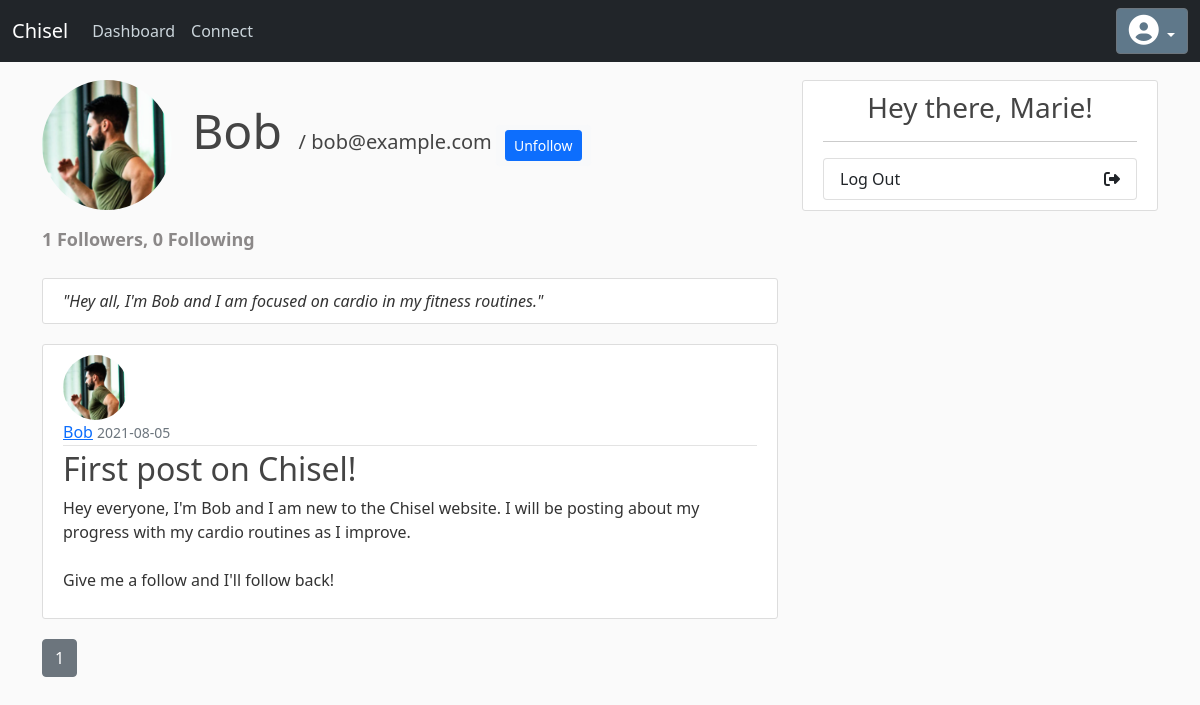
The page /user/Bob (signed in) on the database its author committed.
### chisel/models/Customer.py (models this page shows, shortened)
class Customer(db.Model, UserMixin):
    id = db.Column(db.Integer, primary_key = True)
    username = db.Column(db.String(80), unique=True, nullable=False)
    email = db.Column(db.String(120), unique=True, nullable=False)
    password = db.Column(db.String(60), nullable=False)
    bio = db.Column(db.String(300), nullable=False)
    dark_mode = db.Column( db.Boolean, nullable=True, default=False )
    image_file = db.Column(db.String(20), nullable=False, default='default.jpg')
    posts = db.relationship('Post', backref='author', lazy=True)
    sessions = db.relationship( 'WorkoutSession', backref='customer' )
    dark_mode = db.Column(db.Boolean(), nullable=False, default=False)
    modifiers = db.relationship( 'ExerciseModifier', backref='customer' )
    followed = db.relationship(
        'Customer', secondary=followers,
        primaryjoin=(followers.c.follower_id == id),
        secondaryjoin=(followers.c.followed_id == id),
        backref=db.backref('followers', lazy='dynamic'), lazy='dynamic')
    def is_following(self, customer):
        return self.followed.filter(
            followers.c.followed_id == customer.id).count() > 0

class Post(db.Model):
    id = db.Column(db.Integer, primary_key=True)
    title = db.Column(db.String(100), nullable=False)
    date_posted = db.Column(db.DateTime, nullable=False, default=datetime.utcnow)
    content = db.Column(db.Text, nullable=False)
    user_id = db.Column(db.Integer, db.ForeignKey('customer.id'), nullable=False)

### chisel/routes.py (the view)
@app.route("/user/<string:username>")
def user_posts(username):
    page = request.args.get('page', 1, type=int)
    customer = Customer.query.filter_by(username=username).first_or_404()
    posts = Post.query.filter_by(author=customer)\
        .order_by(Post.date_posted.desc())\
        .paginate(page=page, per_page=5)
    form = EmptyForm()
    return render_template('user_posts.html', posts=posts, user=customer, username = current_user.username, form=form)

### chisel/forms.py
class EmptyForm(FlaskForm):
    submit = SubmitField('Submit')

### chisel/models/Customer.py (called while the page is built)
@login_manager.user_loader
def load_user(user_id):
    return Customer.query.get(int(user_id))

### chisel/templates/user_posts.html (shortened to what this page needs)
{% extends "base.html" %}
{% block content %}
    <img class="rounded-circle profile-img" src="{{ url_for('static', filename='images/profile_pics/' + user.image_file) }}">
    <h1 class="mb-2 username username-email-pairing">{{ user.username }}&nbsp;</h1>
    <h5 class="username-email-pairing">  / {{ user.email }} </h5>
    {% if user == current_user %}
    <a class="btn btn-info btn-sm pull-right mt-3 mb-3" href="{{ url_for('profile') }}">Edit Your Profile</a>
    {% else %}
      <a class="btn btn-light btn-sm pull-right mt-3 mb-3">
        <form action="{{ url_for('unfollow', username=user.username) }}" method="POST">
            {{ form.submit(value='Unfollow', class='btn btn-primary btn-sm pull-left') }}
        </form>
      </a>
    {% endif %}
    <p class="followers-following mt-3">{{ user.followers.count() }} Followers, {{ user.followed.count() }} Following</p>
    {% if user.bio %}
    <div class="content-section bio">
                <i>"{{ user.bio }}"</i>
    </div>
    {% endif %}
    {% for post in posts.items %}
        <article class="media content-section">
          <img class="rounded-circle article-img" src="{{ url_for('static', filename='images/profile_pics/' + post.author.image_file) }}">
          <div class="media-body">
            <div class="article-metadata">
              <a class="mr-2" href="{{ url_for('user_posts', username=post.author.username) }}">{{ post.author.username }}</a>
              <small class="text-muted">{{ post.date_posted.strftime('%Y-%m-%d') }}</small>
            </div>
            <h2><a class="article-title" href="{{ url_for('post', post_id=post.id) }}">{{ post.title }}</a></h2>
            <p class="article-content">{{ post.content }}</p>
          </div>
        </article>
    {% endfor %}
    {% for page_num in posts.iter_pages(left_edge=1, right_edge=1, left_current=1, right_current=2) %}
      {% if page_num %}
        {% if posts.page == page_num %}
          <a class="btn btn-secondary mb-4" href="{{ url_for('user_posts', username=user.username, page=page_num) }}">{{ page_num }}</a>
        {% else %}
          <a class="btn btn-outline-secondary mb-4" href="{{ url_for('user_posts', username=user.username, page=page_num) }}">{{ page_num }}</a>
        {% endif %}
      {% else %}
        ...
      {% endif %}
    {% endfor %}
{% endblock content %}
{% block sidebar %}
<div class="content-section">
  <h3 class="d-flex justify-content-center">Hey there, {{username}}!</h3>
  <hr>
  <div class="list-group">
    <a href="{{ url_for('logout') }}" class="list-group-item list-group-item-action connect-option">
      Log Out
      <i class="fa fa-sign-out"></i>
    </a>
  </div>
</div>
{% endblock %}

### chisel/templates/base.html (shortened to what this page needs)
<!DOCTYPE html>
<html>
<head>
    <link href="https://cdn.jsdelivr.net/npm/bootstrap@5.0.2/dist/css/bootstrap.min.css" rel="stylesheet">
    {% if current_user.dark_mode %}
		<link rel="stylesheet" type="text/css" href="{{ url_for('static', filename='dashboard_dark.css') }}">
	  {% else %}
		<link rel="stylesheet" type="text/css" href="{{ url_for('static', filename='dashboard.css') }}">
	  {% endif %}
</head>
<body>
    <header class="site-header">
      <nav class="navbar navbar-expand-md navbar-dark bg-dark fixed-top">
        <div class="container-fluid">
          <a class="navbar-brand" href="#">Chisel</a>
          <div class="collapse navbar-collapse" id="navbarSupportedContent">
            <ul class="navbar-nav me-auto mb-2 mb-lg-0">
              <li class="nav-item">
                <a class="nav-link" href="{{ url_for('dashboard') }}">Dashboard</a>
              </li>
              <li class="nav-item">
                <a class="nav-link" href="{{ url_for('connect') }}">Connect</a>
              </li>
            </ul>
            <div class="btn-group">
                <button type="button" class="btn btn-secondary dropdown-toggle bg-steel" data-bs-toggle="dropdown" aria-expanded="false">
                    <i class='fa fa-user-circle' style='font-size:30px'></i>
                </button>
            </div>
          </div>
          </div>
      </nav>
    </header>
    <main role="main" class="container" id="main-content">
      <div class="row">
        <div class="col-md-8">
          {% block content %}{% endblock %}
        </div>
        <div class="col-md-4">
          {% block sidebar %}{% endblock %}
        </div>
      </div>
    </main>
</body>
</html>

### chisel/static/dashboard.css (style rules this page uses)
body { background: #fafafa; color: #333333; margin-top: 5rem; }
h1, h2, h3, h4, h5, h6 { color: #444444; }
.connect-option { display: flex; justify-content: space-between; align-items: center; }
.bg-steel { background-color: #5f788a; }
#main-content { margin-top: 5%; }
.site-header .navbar-nav .nav-link { color: #cbd5db; }
.content-section { background: #ffffff; padding: 10px 20px; border: 1px solid #dddddd; border-radius: 3px; margin-bottom: 20px; }
.article-title { color: #444444; text-decoration: none; }
.article-content { white-space: pre-line; }
.article-img { height: 65px; width: 65px; margin-right: 16px; }
.article-metadata { padding-bottom: 1px; margin-bottom: 4px; border-bottom: 1px solid #e3e3e3 }
.username { font-size: 3rem; }
.bio { margin-top: 25px; }
.username-email-pairing { display: inline-block; }
.followers-following { font-weight: 600; color:rgba(95, 91, 91, 0.719); font-size: large; }
.profile-img { height: 130px; width: 130px; margin-right: 16px; }

### rows shown on the page
Customer: image_file (picture), username "Bob", email "bob@example.com", bio "Hey all, I'm Bob and I am focused on cardio in my fitness routines."
Post: image_file (picture), author.username "Bob", date_posted "2021-08-05", title "First post on Chisel!", content "Hey everyone, I'm Bob and I am new to the Chisel website. I will be posting about my progress with my cardio routines as I improve. Give me a follow and I'll follow back!"
Customer: username "Marie"

### other values the page prints
{{ user.followers.count() }} "1"
{{ user.followed.count() }} "0"
{{ page_num }} "1"
